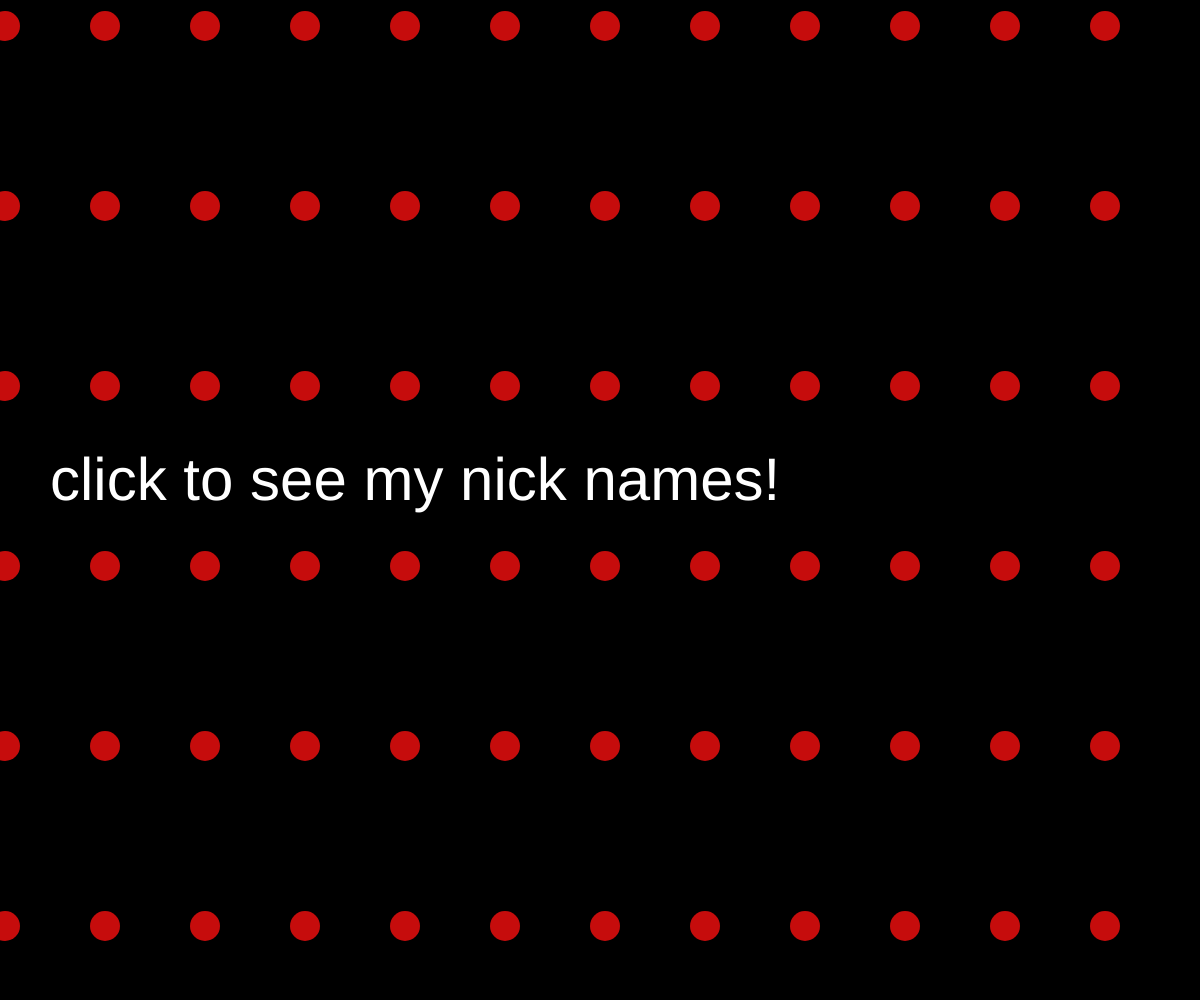
Frame 1 (no input)
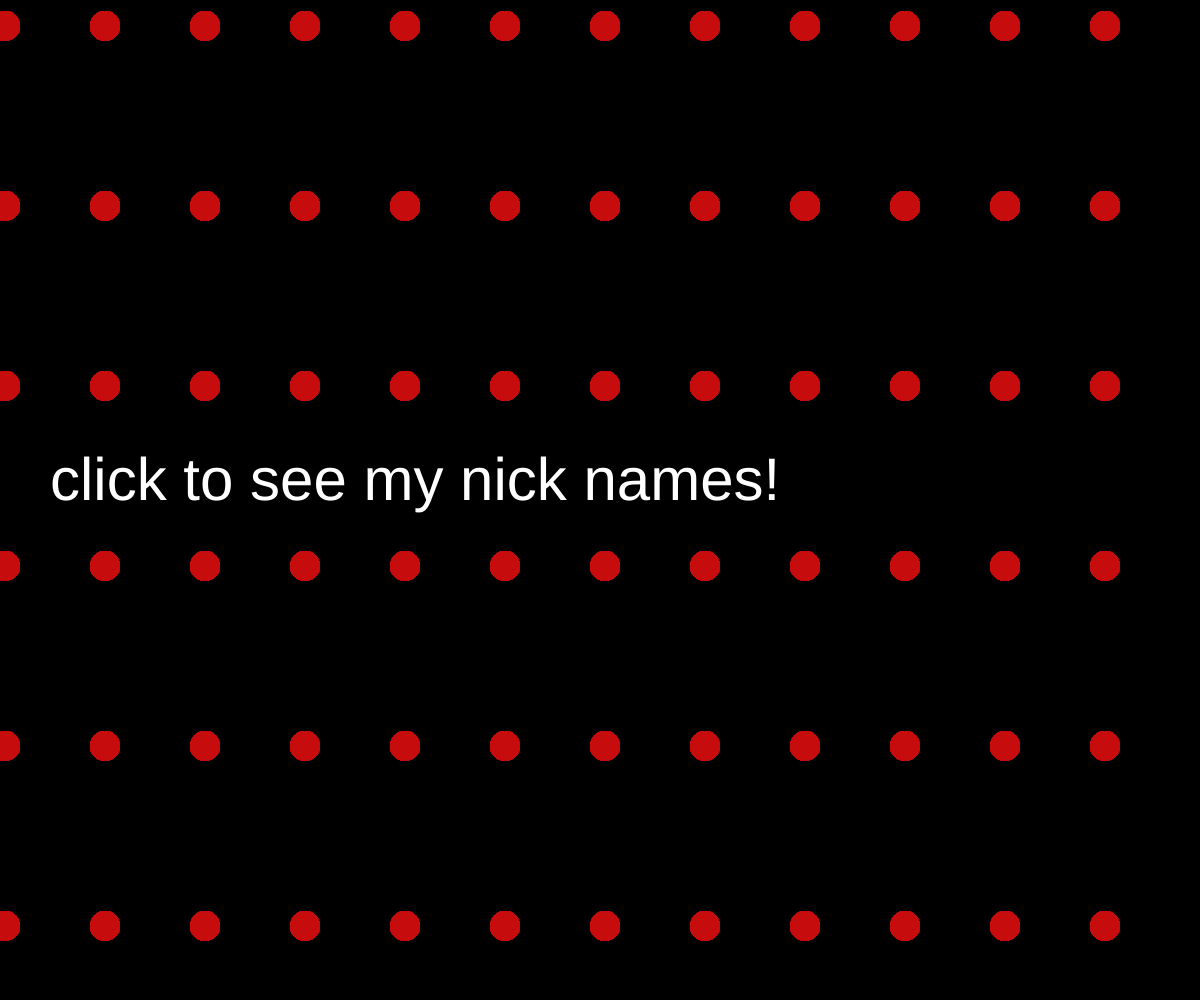
Frame 60 (no input)
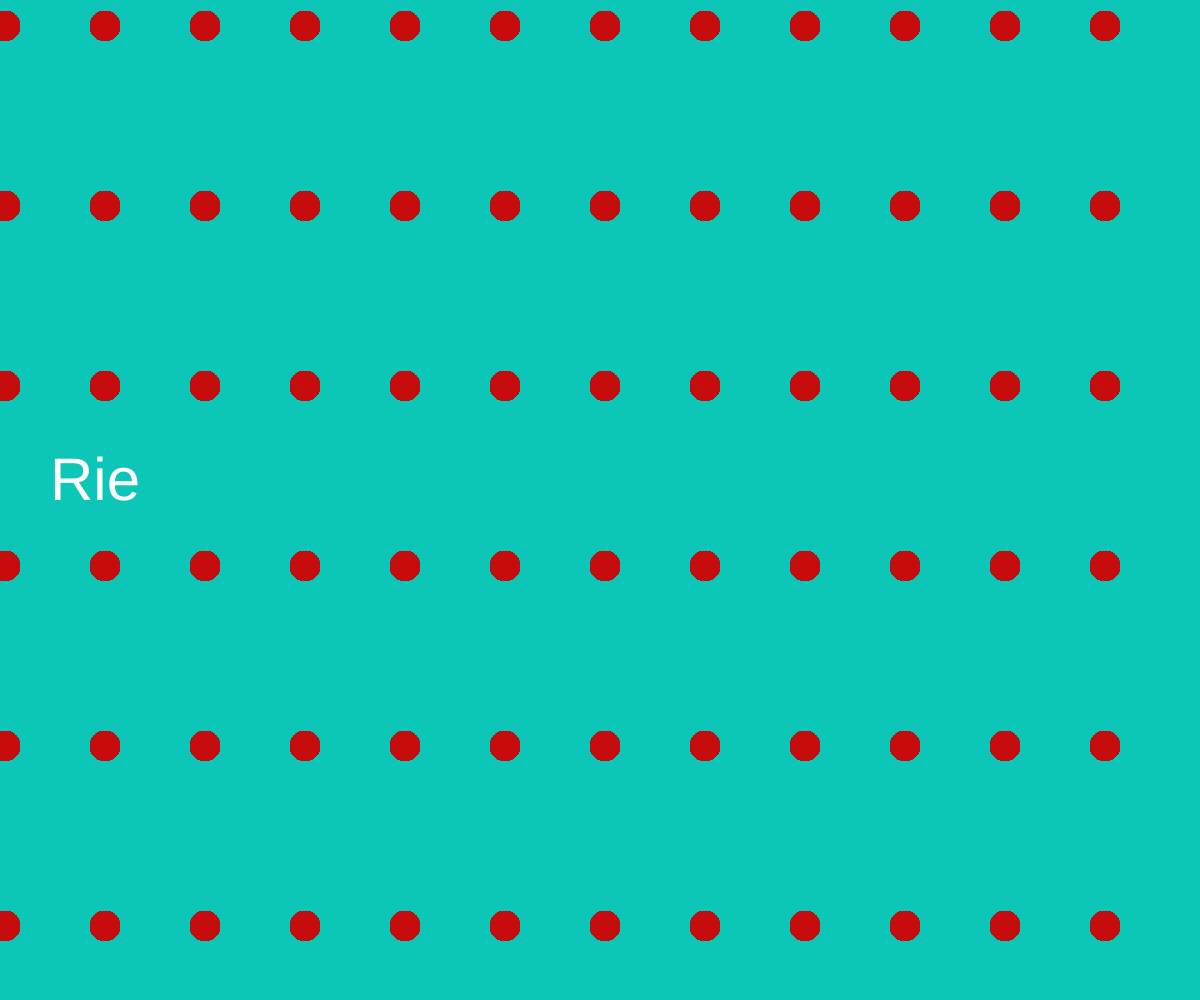
Frame 120 (the mouse pressed at the canvas centre since frame 60)

The p5.js sketch that drew these frames (run headless with seeded random() and noise() and a simulated clock; from frame 60 on, the mouse is pressed at the canvas centre):

// p5.js sketch
// ── sketch.js
var names = ["Rie", "Whiskey & Rie", "RED", "Rie Bread", "Rie Toast", "Riles", "Rie Fry", "Rielly Cyrus", "Riachu", "Smiley Rielly", "&", "my personal favorite..", "How do you spell your name?"];
var index = 0;

function setup() {
  createCanvas(windowWidth, windowHeight);
    background(0);
    fill(255);
    textSize(60);
    text("click to see my nick names!", 50, height/2);
}

function draw() {
//    nested loop
    noStroke();
    fill(198, 12, 12);
    for(var x = 5; x< width; x+=100){
        for(var y = 26; y < height; y+=180){
            ellipse(x, y, 30, 30);
        }
    }
}


function mousePressed(){
    background(12, 198, 184);
    fill(255);
    textSize(60);
    text(names[index], 50, height/2);
    index = index +1;
    
    if(index == names.length){
        index = 0;
    }
    
}
